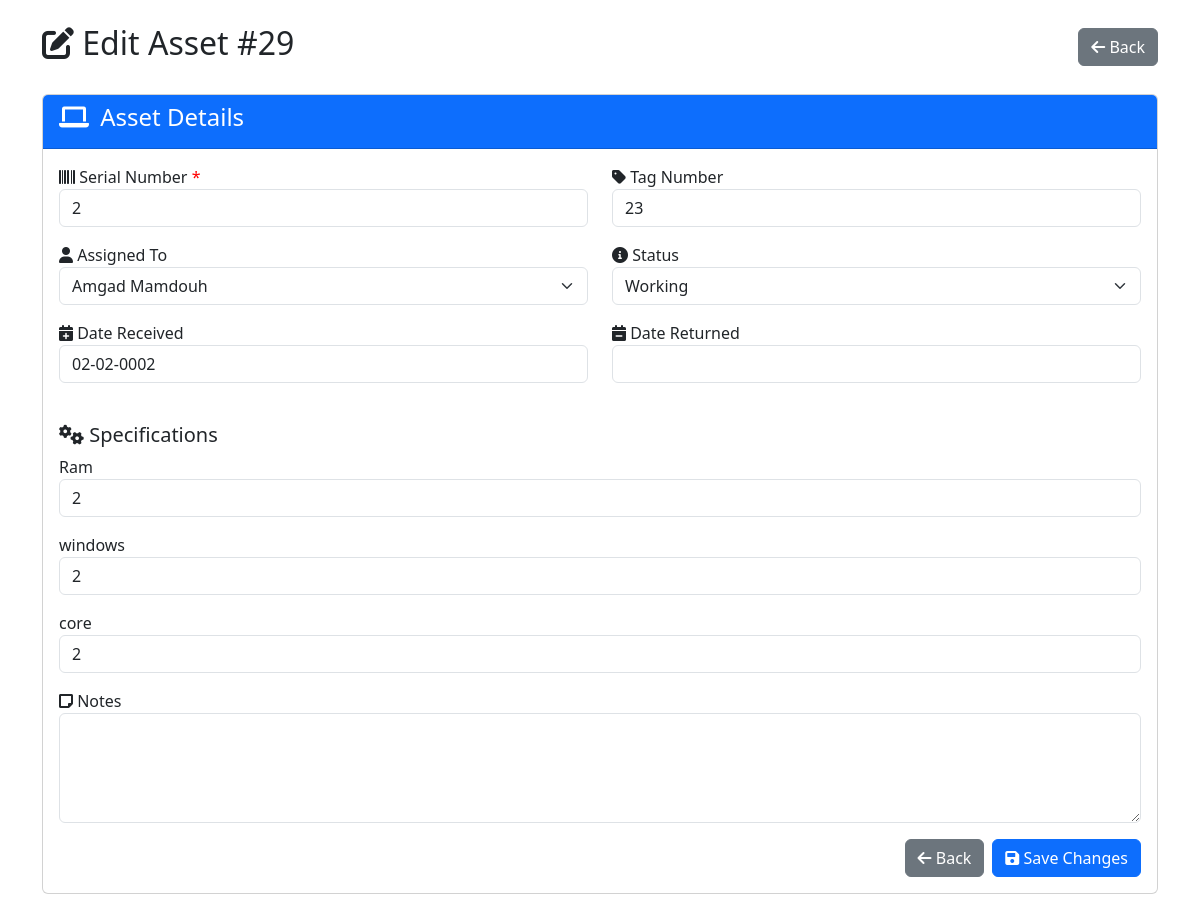
The page /edit_asset.php?id=29 on the database its author committed.
### tables this page shows
CREATE TABLE `assets` (
  `AssetID` int(11) NOT NULL,
  `TypeID` int(11) NOT NULL,
  `SerialNumber` varchar(120) NOT NULL,
  `TagNumber` varchar(100) DEFAULT NULL,
  `Status` enum('Working','In Repair','Trashed') DEFAULT 'Working',
  `AssignedTo` int(11) DEFAULT NULL,
  `created_at` timestamp NOT NULL DEFAULT current_timestamp()
);

CREATE TABLE `employees` (
  `EmployeeID` int(11) NOT NULL,
  `Name` varchar(100) NOT NULL,
  `TitleID` int(11) DEFAULT NULL,
  `DepartmentID` int(11) DEFAULT NULL,
  `LocationID` int(11) DEFAULT NULL,
  `created_at` timestamp NOT NULL DEFAULT current_timestamp()
);

CREATE TABLE `asset_assignments` (
  `AssignmentID` int(11) NOT NULL,
  `AssetID` int(11) NOT NULL,
  `EmployeeID` int(11) NOT NULL,
  `DateReceived` datetime DEFAULT NULL,
  `DateReturned` datetime DEFAULT NULL,
  `created_at` timestamp NOT NULL DEFAULT current_timestamp()
);

CREATE TABLE `assetspecs` (
  `SpecID` int(11) NOT NULL,
  `AssetID` int(11) NOT NULL,
  `AttributeID` int(11) NOT NULL,
  `ValueText` varchar(255) DEFAULT NULL,
  `created_at` timestamp NOT NULL DEFAULT current_timestamp()
);

CREATE TABLE `assetattributes` (
  `AttributeID` int(11) NOT NULL,
  `TypeID` int(11) NOT NULL,
  `Name` varchar(100) NOT NULL,
  `DataType` enum('Text','Number','Date','Boolean') DEFAULT 'Text',
  `is_required` tinyint(1) DEFAULT 0,
  `created_at` timestamp NOT NULL DEFAULT current_timestamp()
);

### edit_asset.php (the view, shortened to what this page needs)
<?php
include 'db.php';
$asset_id = (int) ($_GET['id'] ?? 0);
function getAsset($conn, $asset_id) {
    $stmt = $conn->prepare("
        SELECT a.*, e.Name AS EmployeeName, t.TypeName
        FROM assets a
        LEFT JOIN employees e ON a.AssignedTo = e.EmployeeID
        LEFT JOIN assettypes t ON a.TypeID = t.TypeID
        WHERE a.AssetID = ?
    ");
    $stmt->bind_param("i", $asset_id);
    $stmt->execute();
    $asset = $stmt->get_result()->fetch_assoc();
    return $asset;
}
function getSpecs($conn, $asset_id) {
    $stmt = $conn->prepare("
        SELECT s.SpecID, s.ValueText, at.Name AS AttributeName, at.DataType AS AttributeType
        FROM assetspecs s
        JOIN assetattributes at ON s.AttributeID = at.AttributeID
        WHERE s.AssetID = ?
    ");
    $stmt->bind_param("i", $asset_id);
    $stmt->execute();
    $res = $stmt->get_result();
    $specs = [];
    while ($row = $res->fetch_assoc()) $specs[] = $row;
    return $specs;
}
$allEmployees = $conn->query("SELECT EmployeeID, Name FROM employees")->fetch_all(MYSQLI_ASSOC);
$asset = getAsset($conn, $asset_id);
$specs = getSpecs($conn, $asset_id);
$stmtCur = $conn->prepare("
    SELECT aa.AssignmentID, aa.EmployeeID, e.Name as EmployeeName, aa.DateReceived, aa.DateReturned
    FROM asset_assignments aa
    JOIN employees e ON aa.EmployeeID = e.EmployeeID
    WHERE aa.AssetID=? AND aa.DateReturned IS NULL
    ORDER BY aa.AssignmentID DESC LIMIT 1
");
$stmtCur->bind_param("i", $asset_id);
$stmtCur->execute();
$currentAssignment = $stmtCur->get_result()->fetch_assoc();
$specs = getSpecs($conn, $asset_id);
?>
<!DOCTYPE html>
<html lang="en">
<head>
    <link rel="stylesheet" href="https://cdn.jsdelivr.net/npm/bootstrap@5.3.0/dist/css/bootstrap.min.css">
    <link rel="stylesheet" href="https://cdnjs.cloudflare.com/ajax/libs/font-awesome/6.0.0/css/all.min.css">
    <link rel="stylesheet" href="https://code.jquery.com/ui/1.13.2/themes/base/jquery-ui.css">
</head>
<body class="container py-4">
<div class="mb-4 d-flex justify-content-between align-items-center">
    <h2><i class="fas fa-edit"></i> Edit Asset #<?= $asset_id ?></h2>
    <a href="assets.php" class="btn btn-secondary"><i class="fas fa-arrow-left"></i> Back</a>
</div>
<div class="card">
    <div class="card-header bg-primary text-white">
        <h4><i class="fas fa-laptop"></i> Asset Details</h4>
    </div>
    <div class="card-body">
        <form method="POST">
            <div class="row">
                <div class="col-md-6 mb-3">
                    <label><i class="fas fa-barcode"></i> Serial Number <span class="required">*</span></label>
                    <input type="text" name="serial_number" class="form-control" value="<?= htmlspecialchars($asset['SerialNumber']) ?>" required>
                </div>
                <div class="col-md-6 mb-3">
                    <label><i class="fas fa-tag"></i> Tag Number</label>
                    <input type="text" name="tag_number" class="form-control" value="<?= htmlspecialchars($asset['TagNumber'] ?? '') ?>">
                </div>
            </div>
            <div class="row">
                <div class="col-md-6 mb-3">
                    <label><i class="fas fa-user"></i> Assigned To</label>
                    <select name="assigned_to" class="form-select">
                        <?php foreach ($allEmployees as $emp): ?>
                            <option value="<?= $emp['EmployeeID'] ?>" <?= ($asset['AssignedTo']==$emp['EmployeeID'])?'selected':'' ?>>
                                <?= htmlspecialchars($emp['Name']) ?>
                            </option>
                        <?php endforeach; ?>
                    </select>
                </div>
                <div class="col-md-6 mb-3">
                    <label><i class="fas fa-info-circle"></i> Status</label>
                    <select name="status" class="form-select">
                        <option value="Working" <?= $asset['Status']=="Working"?"selected":"" ?>>Working</option>
                    </select>
                </div>
            </div>
            <div class="row">
                <div class="col-md-6 mb-3">
                    <label><i class="fas fa-calendar-plus"></i> Date Received</label>
                    <input type="text" name="DateReceived" class="form-control datepicker"
                           value="<?= !empty($currentAssignment['DateReceived']) ? date('d-m-Y', strtotime($currentAssignment['DateReceived'])) : '' ?>" readonly>
                </div>
                <div class="col-md-6 mb-3">
                    <label><i class="fas fa-calendar-minus"></i> Date Returned</label>
                    <input type="text" name="DateReturned" class="form-control datepicker"
                           value="<?= !empty($currentAssignment['DateReturned']) ? date('d-m-Y', strtotime($currentAssignment['DateReturned'])) : '' ?>" readonly>
                </div>
            </div>
            <?php if(!empty($specs)): ?>
                <h5 class="mt-4"><i class="fas fa-cogs"></i> Specifications</h5>
                <?php foreach ($specs as $s): ?>
                    <div class="mb-3">
                        <label><?= htmlspecialchars($s['AttributeName']) ?></label>
                        <?php if($s['AttributeType']==='Boolean'): ?>
                            <div class="form-check form-check-inline">
                                <input class="form-check-input" type="radio" name="specs[<?= $s['SpecID'] ?>]" value="Yes" <?= $s['ValueText']==='Yes'?'checked':'' ?>>
                                <label class="form-check-label">Yes</label>
                            </div>
                            <div class="form-check form-check-inline">
                                <input class="form-check-input" type="radio" name="specs[<?= $s['SpecID'] ?>]" value="No" <?= $s['ValueText']==='No'?'checked':'' ?>>
                                <label class="form-check-label">No</label>
                            </div>
                        <?php else: ?>
                            <input type="text" name="specs[<?= $s['SpecID'] ?>]" class="form-control" value="<?= htmlspecialchars($s['ValueText']) ?>">
                        <?php endif; ?>
                    </div>
                <?php endforeach; ?>
            <?php endif; ?>
            <div class="mb-3">
                <label><i class="fas fa-sticky-note"></i> Notes</label>
                <textarea name="notes" class="form-control" rows="4"><?= htmlspecialchars($_POST['notes'] ?? $asset['Notes'] ?? '') ?></textarea>
            </div>
            <div class="d-flex justify-content-end gap-2">
                <a href="assets.php" class="btn btn-secondary"><i class="fas fa-arrow-left"></i> Back</a>
                <button type="submit" class="btn btn-primary"><i class="fas fa-save"></i> Save Changes</button>
            </div>
        </form>
    </div>
</div>
</body>
</html>

### edit_asset.php (style rules this page uses)
.card-header i { margin-right: 5px; }
.required { color: red; }

### rows shown on the page
assets: serial_number "2", tag_number "23", assigned_to "Amgad Mamdouh", status "Working"
asset_assignments: DateReceived "02-02-0002"
assetspecs: AttributeID.Name "Ram", ValueText "2"
assetspecs: AttributeID.Name "windows", ValueText "2"
assetspecs: AttributeID.Name "core", ValueText "2"

### other values the page prints
$asset_id "29"
